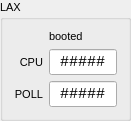
   <widget class="QGroupBox" name="groupBox">
    <property name="geometry">
     <rect>
      <x>700</x>
      <y>490</y>
      <width>131</width>
      <height>101</height>
     </rect>
    </property>
    <property name="font">
     <font>
      <pointsize>8</pointsize>
     </font>
    </property>
    <property name="title">
     <string>LAX</string>
    </property>
    <layout class="QGridLayout" name="gridLayout_2">
     <item row="0" column="1">
      <widget class="QLabel" name="label_42">
       <property name="font">
        <font>
         <pointsize>8</pointsize>
        </font>
       </property>
       <property name="text">
        <string>booted</string>
       </property>
      </widget>
     </item>
     <item row="0" column="0">
      <widget class="caLed" name="caled_4">
       <property name="channel" stdset="0">
        <string notr="true">usxLAX:bootComplete</string>
       </property>
       <property name="falseColor">
        <color>
         <red>160</red>
         <green>160</green>
         <blue>164</blue>
        </color>
       </property>
       <property name="trueColor">
        <color>
         <red>0</red>
         <green>255</green>
         <blue>0</blue>
        </color>
       </property>
      </widget>
     </item>
     <item row="2" column="1">
      <widget class="caLineEdit" name="calineedit_36">
       <property name="sizePolicy">
        <sizepolicy hsizetype="Expanding" vsizetype="Preferred">
         <horstretch>0</horstretch>
         <verstretch>0</verstretch>
        </sizepolicy>
       </property>
       <property name="font">
        <font>
         <family>Monospace</family>
         <pointsize>11</pointsize>
         <stylestrategy>PreferDefault</stylestrategy>
        </font>
       </property>
       <property name="text">
        <string>#####</string>
       </property>
       <property name="alignment">
        <set>Qt::AlignCenter</set>
       </property>
       <property name="channel" stdset="0">
        <string notr="true">usxLAX:IOC_CPU_LOAD</string>
       </property>
       <property name="precision">
        <number>2</number>
       </property>
       <property name="precisionMode">
        <enum>caLineEdit::User</enum>
       </property>
      </widget>
     </item>
     <item row="4" column="0">
      <widget class="QLabel" name="label_24">
       <property name="text">
        <string>POLL</string>
       </property>
       <property name="alignment">
        <set>Qt::AlignRight|Qt::AlignTrailing|Qt::AlignVCenter</set>
       </property>
      </widget>
     </item>
     <item row="2" column="0">
      <widget class="QLabel" name="label_20">
       <property name="text">
        <string>CPU</string>
       </property>
       <property name="alignment">
        <set>Qt::AlignRight|Qt::AlignTrailing|Qt::AlignVCenter</set>
       </property>
      </widget>
     </item>
     <item row="4" column="1">
      <widget class="caLineEdit" name="calineedit_37">
       <property name="sizePolicy">
        <sizepolicy hsizetype="Expanding" vsizetype="Preferred">
         <horstretch>0</horstretch>
         <verstretch>0</verstretch>
        </sizepolicy>
       </property>
       <property name="font">
        <font>
         <family>Monospace</family>
         <pointsize>11</pointsize>
         <stylestrategy>PreferDefault</stylestrategy>
        </font>
       </property>
       <property name="text">
        <string>#####</string>
       </property>
       <property name="alignment">
        <set>Qt::AlignCenter</set>
       </property>
       <property name="channel" stdset="0">
        <string notr="true">usxLAX:cpuScanPeriod</string>
       </property>
       <property name="precision">
        <number>2</number>
       </property>
       <property name="precisionMode">
        <enum>caLineEdit::User</enum>
       </property>
      </widget>
     </item>
    </layout>
   </widget>
